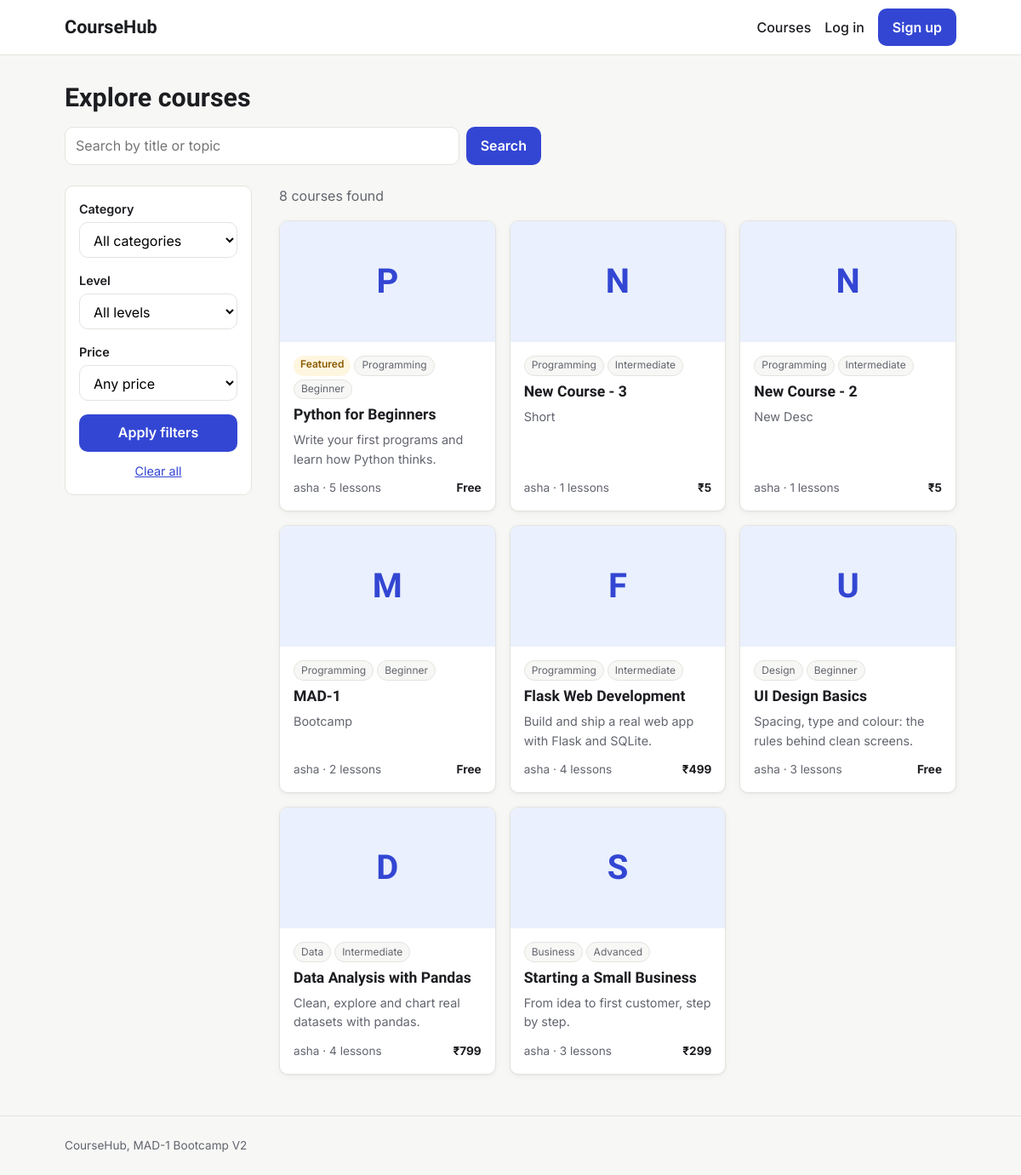
The app's page /courses, older data.
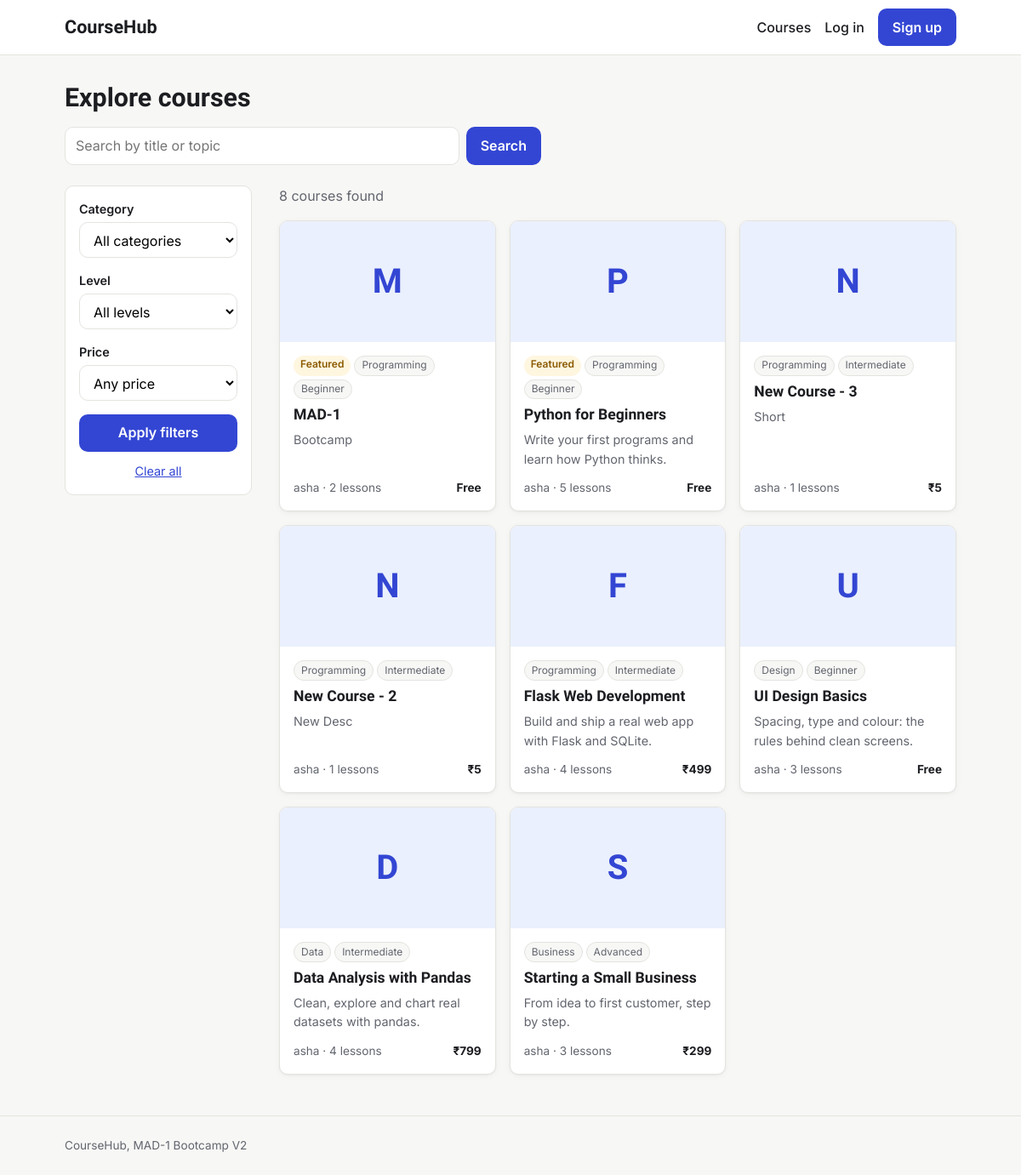
The same page, newer data.
### models.py (models this page shows, shortened)
class Course(db.Model):
    id = db.Column(db.Integer, primary_key=True)
    title = db.Column(db.String(200), nullable=False)
    slug = db.Column(db.String(200), unique=True, nullable=False)
    description = db.Column(db.Text)
    short_description = db.Column(db.String(500))
    thumbnail = db.Column(db.String(300))
    price = db.Column(db.Float, default=0.0)
    category = db.Column(db.String(50))
    level = db.Column(db.String(20))
    is_published = db.Column(db.Boolean, default=False)
    is_featured = db.Column(db.Boolean, default=False)
    instructor_id = db.Column(db.Integer, db.ForeignKey("user.id"), nullable=False)
    created_at = db.Column(db.DateTime, default=utc_now)
    updated_at = db.Column(db.DateTime, default=utc_now, onupdate=utc_now)
    lessons = db.relationship(
        "Lesson",
        backref="course",
        cascade="all, delete-orphan",
        order_by="Lesson.order",
    )
    enrollments = db.relationship(
        "Enrollment", backref="course", cascade="all, delete-orphan"
    )

class User(db.Model):
    id = db.Column(db.Integer, primary_key=True)
    username = db.Column(db.String(80), unique=True, nullable=False)
    email = db.Column(db.String(120), unique=True, nullable=False)
    password_hash = db.Column(db.String(256), nullable=False)
    role = db.Column(db.String(20), nullable=False, default="student")
    bio = db.Column(db.Text)
    avatar = db.Column(db.String(200))
    created_at = db.Column(db.DateTime, default=utc_now)
    is_active = db.Column(db.Boolean, default=True)
    taught_courses = db.relationship("Course", backref="instructor", lazy=True)
    enrollments = db.relationship(
        "Enrollment", backref="student", cascade="all, delete-orphan"
    )
    completions = db.relationship(
        "LessonCompletion", backref="student", cascade="all, delete-orphan"
    )

### routes/courses.py (the view, shortened to what this page needs)
@bp.route("/courses")
def course_list():
    filters = {
        "q": request.args.get("q", "").strip(),
        "category": request.args.get("category", ""),
        "level": request.args.get("level", ""),
        "price": request.args.get("price", ""),
    }
    query = db.select(Course).where(Course.is_published.is_(True))
    if filters["category"] in CATEGORIES:
        query = query.where(Course.category == filters["category"])
    if filters["level"] in LEVELS:
        query = query.where(Course.level == filters["level"])
    if filters["price"] == "free":
        query = query.where(Course.price == 0)
    elif filters["price"] == "paid":
        query = query.where(Course.price > 0)
    query = query.order_by(Course.is_featured.desc(), Course.created_at.desc())
    page = db.paginate(query, per_page=9, error_out=False)
    return render_template(
        "course_list.html",
        page=page,
        filters=filters,
        categories=CATEGORIES,
        levels=LEVELS,
    )

### templates/course_list.html (shortened to what this page needs)
{% extends "base.html" %}
{% from "macros.html" import pagination with context %}
{% block content %}
<div class="page-header">
  <h1>Explore courses</h1>
  <form class="search-bar" action="{{ url_for('courses.course_list') }}" method="get" role="search">
    <input id="q" name="q" type="search" value="{{ filters.q }}" placeholder="Search by title or topic">
    <button type="submit" class="btn btn-primary">Search</button>
  </form>
</div>
<div class="catalog">
  <aside class="filters">
    <form action="{{ url_for('courses.course_list') }}" method="get">
      <div class="field">
        <label for="category">Category</label>
        <select id="category" name="category">
          <option value="">All categories</option>
        </select>
      </div>
      <div class="field">
        <label for="level">Level</label>
        <select id="level" name="level">
          <option value="">All levels</option>
        </select>
      </div>
      <div class="field">
        <label for="price">Price</label>
        <select id="price" name="price">
          <option value="">Any price</option>
        </select>
      </div>
      <button type="submit" class="btn btn-primary btn-block">Apply filters</button>
      <a class="clear-link" href="{{ url_for('courses.course_list') }}">Clear all</a>
    </form>
  </aside>
  <section aria-label="Course results">
    <p class="muted result-count">{{ page.total }} course{{ '' if page.total == 1 else 's' }} found</p>
    {% if page.items %}
      <div class="course-grid">
        {% for course in page.items %}
          <article class="course-card">
            <a href="{{ url_for('courses.course_detail', slug=course.slug) }}" class="course-thumb" aria-hidden="true" tabindex="-1">
              {% if course.thumbnail %}
                <img src="{{ course.thumbnail }}" alt="">
              {% else %}
                <span>{{ course.title[0] }}</span>
              {% endif %}
            </a>
            <div class="course-body">
              <div class="tags">
                {% if course.is_featured %}<span class="badge badge-featured">Featured</span>{% endif %}
                {% if course.category %}<span class="tag">{{ course.category|capitalize }}</span>{% endif %}
                {% if course.level %}<span class="tag">{{ course.level|capitalize }}</span>{% endif %}
              </div>
              <h2><a href="{{ url_for('courses.course_detail', slug=course.slug) }}">{{ course.title }}</a></h2>
              <p class="muted">{{ course.short_description or '' }}</p>
              <div class="course-meta">
                <span>{{ course.instructor.username }} · {{ course.lessons|length }} lessons</span>
                <strong>{{ course.price|price }}</strong>
              </div>
            </div>
          </article>
        {% endfor %}
      </div>
    {% else %}
      <div class="empty-state">
        <h2>No courses match</h2>
        <p class="muted">Try a different search or clear the filters.</p>
        <a class="btn btn-secondary" href="{{ url_for('courses.course_list') }}">Show all courses</a>
      </div>
    {% endif %}
  </section>
</div>
{% endblock %}

Row changes from the older to the newer data that the page shows:
changed Course "MAD-1": now shows "Featured"; moves up the list
